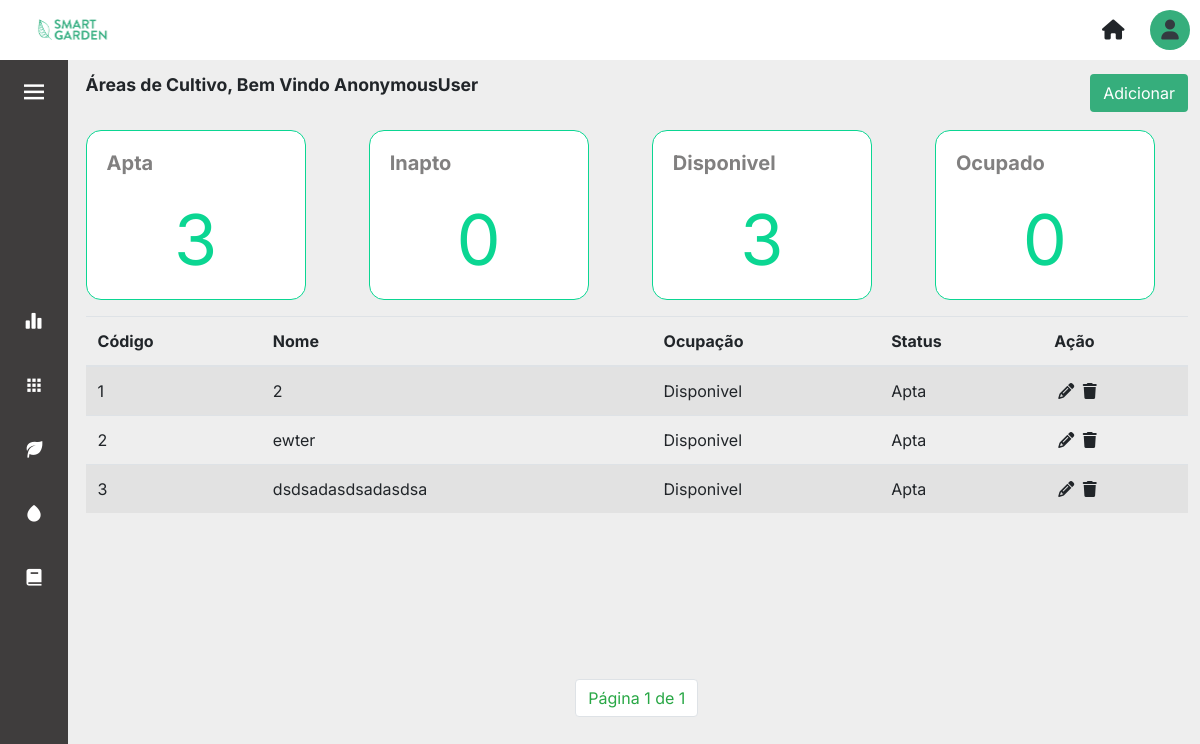
The page /areas/?page=2 on the database as committed earlier.
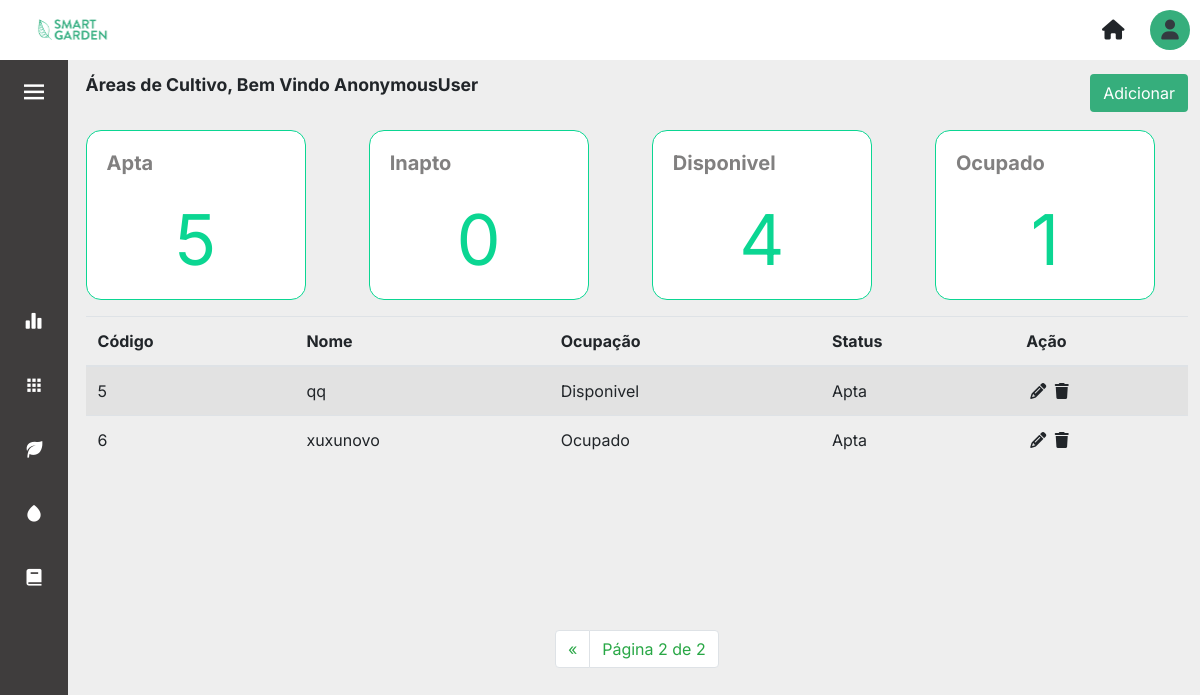
The same page on the database as committed later.
### core/models.py (models this page shows, shortened)
class AreaCultivo(models.Model):
    nome = models.CharField(max_length=100)
    disponivel = models.BooleanField(blank=True, null=False, default=True)
    apta = models.BooleanField(blank=False, null=False, default=True)

### core/views.py (the view)
# urls.py: path('areas/', views.areas, name='areas'),
def areas(request):
    areas = AreaCultivo.objects.all()
    qntDisponivel = AreaCultivo.objects.filter(disponivel=True).count()
    qntOcupado = AreaCultivo.objects.filter(disponivel=False).count()
    qntApta = AreaCultivo.objects.filter(apta=True).count()
    qntInapta = AreaCultivo.objects.filter(apta=False).count()
    paginator = Paginator(areas, 3)
    page = request.GET.get('page')
    areas = paginator.get_page(page)
    contexto = {
        'areas': areas,
        'qntDisponivel': qntDisponivel,
        'qntOcupado': qntOcupado,
        'qntApta': qntApta,
        'qntInapta': qntInapta,
    }
    return render(request, 'areas.html', contexto)

### templates/areas.html (shortened to what this page needs)
{% extends 'layout.html' %} {% load static %} {% block content %}
<div>
	<div class="d-flex align-items-center justify-content-between mb-3">
		<p class="title-page">Áreas de Cultivo, Bem Vindo {{user}}</p>
		<a href="{% url 'cadastrar_areas' %}"><button type="button" class="btn btn_salvar">Adicionar</button></a>
	</div>
	<div class="row">
		<div class="col-sm-3">
			<div class="card">
				<div class="card-body">
					<h5 class="card-title">Apta</h5>
					<p class="card-text">{{qntApta}}</p>
				</div>
			</div>
		</div>
		<div class="col-sm-3">
			<div class="card">
				<div class="card-body">
					<h5 class="card-title">Inapto</h5>
					<p class="card-text">{{qntInapta}}</p>
				</div>
			</div>
		</div>
		<div class="col-sm-3">
			<div class="card">
				<div class="card-body">
					<h5 class="card-title">Disponivel</h5>
					<p class="card-text">{{qntDisponivel}}</p>
				</div>
			</div>
		</div>
		<div class="col-sm-3">
			<div class="card">
				<div class="card-body">
					<h5 class="card-title">Ocupado</h5>
					<p class="card-text">{{qntOcupado}}</p>
				</div>
			</div>
		</div>
	</div>
	<div>
		<table class="table table-striped table-hover mt-3">
			<thead class="border-botton border-secondary">
				<tr>
					<th scope="col">Código</th>
					<th scope="col">Nome</th>
					<th scope="col">Ocupação</th>
					<th scope="col">Status</th>
					<th scope="col"></i>Ação</th>
				</tr>
			</thead>
			<tbody>
				{% for area in areas %}
				<tr>
					<td scope="row">{{area.id}}</td>
					<td>{{area.nome}}</td>
					{% if area.disponivel == True %}
					<td>Disponivel</td>
					{% else %}
					<td>Ocupado</td>
					{% endif %} {% if area.apta == True %}
					<td>Apta</td>
					{% else %}
					<td>Inapta</td>
					{% endif %}
					<td>
						<a href='{% url 'update_areas' area.id%}' class="m-1">
							<i class="fa-solid fa-pencil text-black"></i></a>
						<a data-toggle="modal" data-target="#modal_confirm" >
							<i class="fa-sharp fa-solid fa-trash text-black" data-toggle="modal fade" data-target="#exampleModal"></i>
						</a>
					</td>
				</tr>
				{% endfor %}
			</tbody>
		</table>
	</div>
	<div class="container_pagination">
		<nav aria-label="Page-navigation">
			<ul class="pagination">
			{% if areas.has_previous %}
				<li class="page-item ">
					<a class="page-link text-success" href="?page={{areas.previous_page_number}}" aria-label="Previous">
					<span aria-hidden="true">&laquo;</span>
					</a>
				</li>
			{% endif %}
			<li class="page-item"><a class="page-link text-success" href="#">Página {{areas.number}} de {{areas.paginator.num_pages}}</a></li>
			</ul>
		</nav>
	</div>
{% endblock %}

Rows that differ between the two databases and show on the page:
removed AreaCultivo: id "1", nome "2", disponivel "Disponivel", apta "Apta"
no longer on this page (row unchanged): AreaCultivo: id "2", nome "ewter", disponivel "Disponivel", apta "Apta"
no longer on this page (row unchanged): AreaCultivo: id "3", nome "dsdsadasdsadasdsa", disponivel "Disponivel", apta "Apta"
added AreaCultivo: id "5", nome "qq", disponivel "Disponivel", apta "Apta"
added AreaCultivo: id "6", nome "xuxunovo", disponivel "Ocupado", apta "Apta"
Other text that changed with them:
{{ qntApta }}: "3" → "5"
{{ qntDisponivel }}: "3" → "4"
{{ qntOcupado }}: "0" → "1"
{{ areas.number }}: "1" → "2"
{{ areas.paginator.num_pages }}: "1" → "2"
